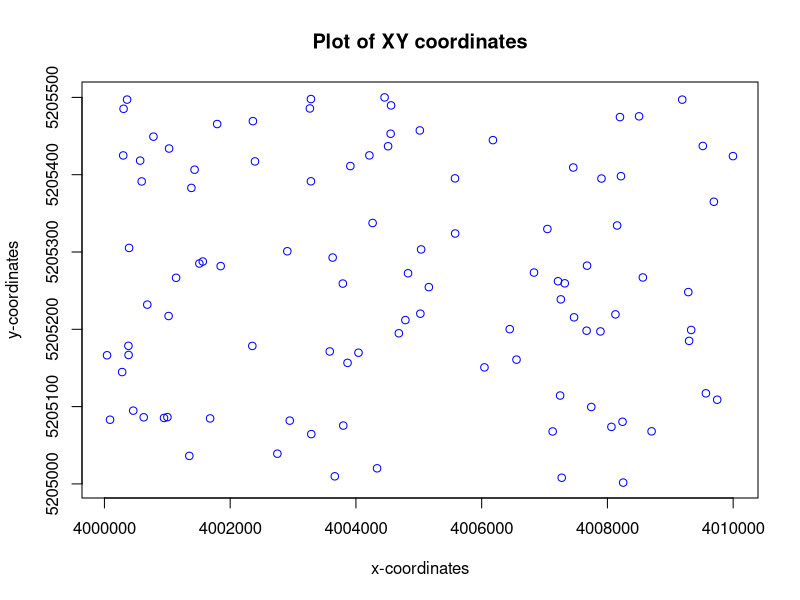
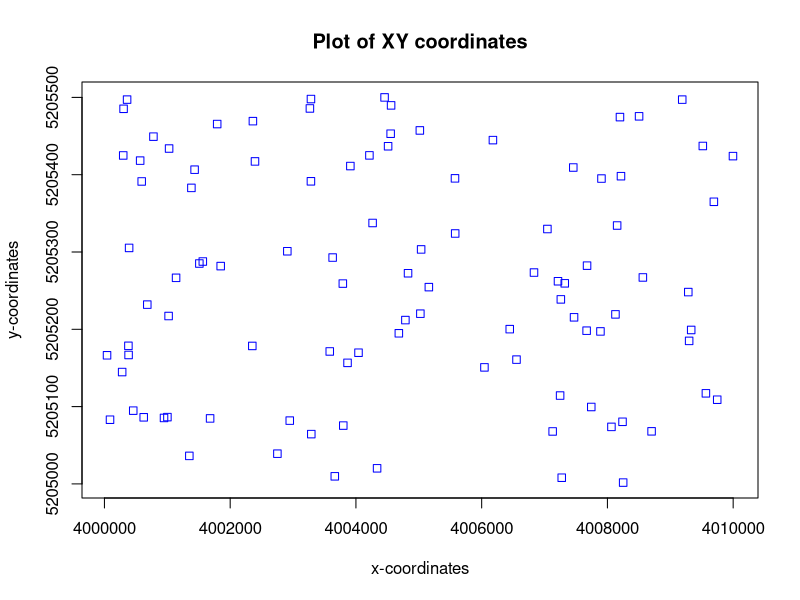
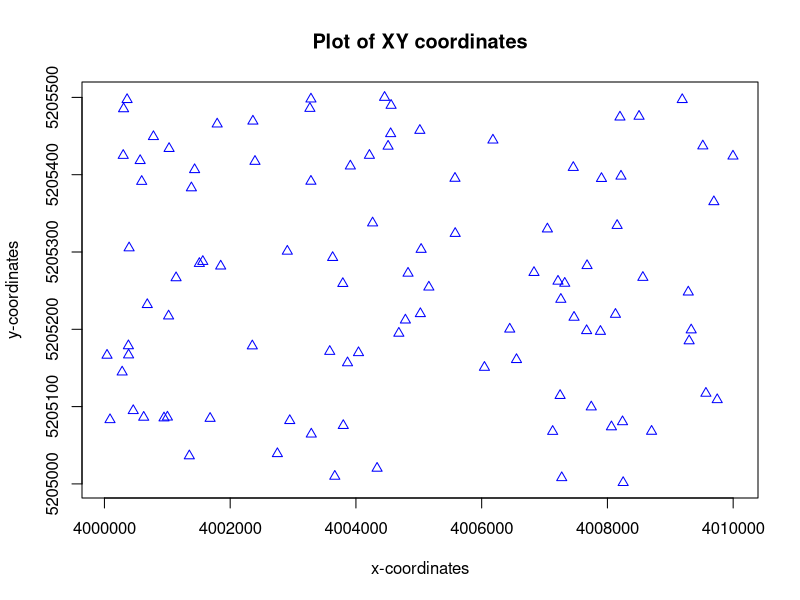
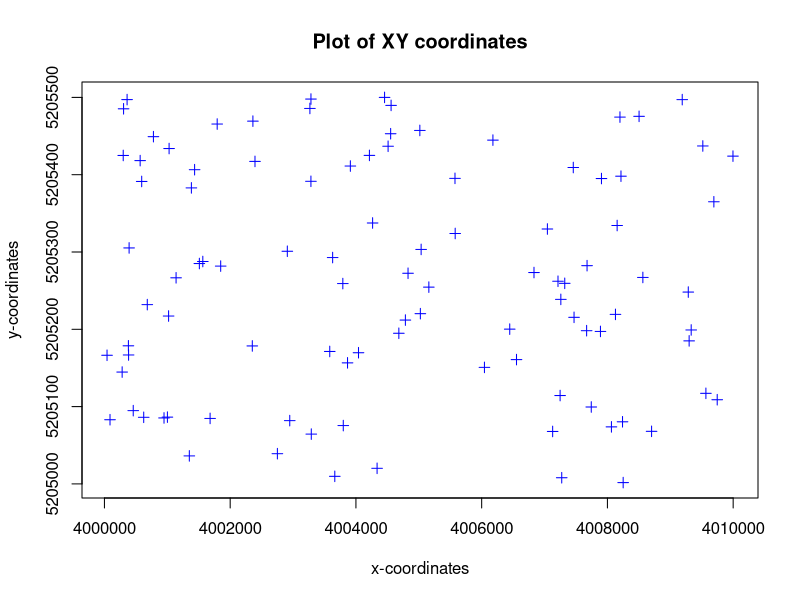
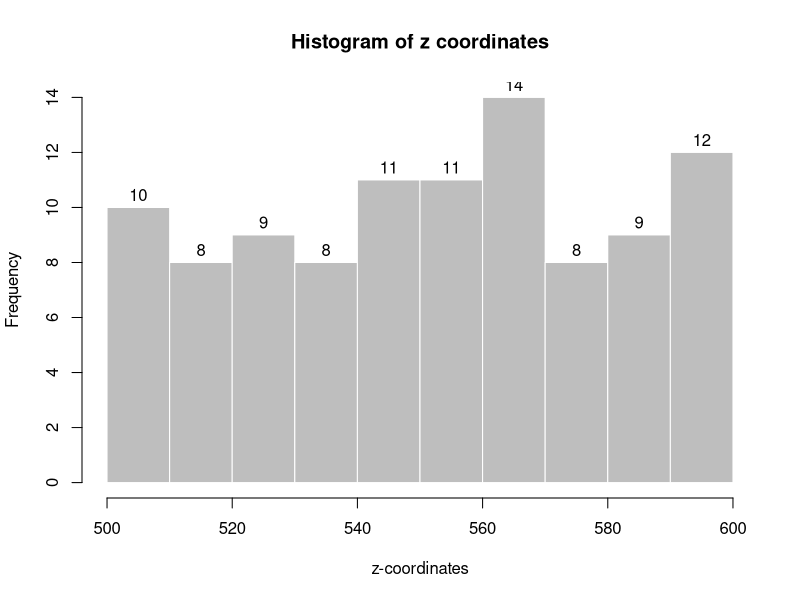
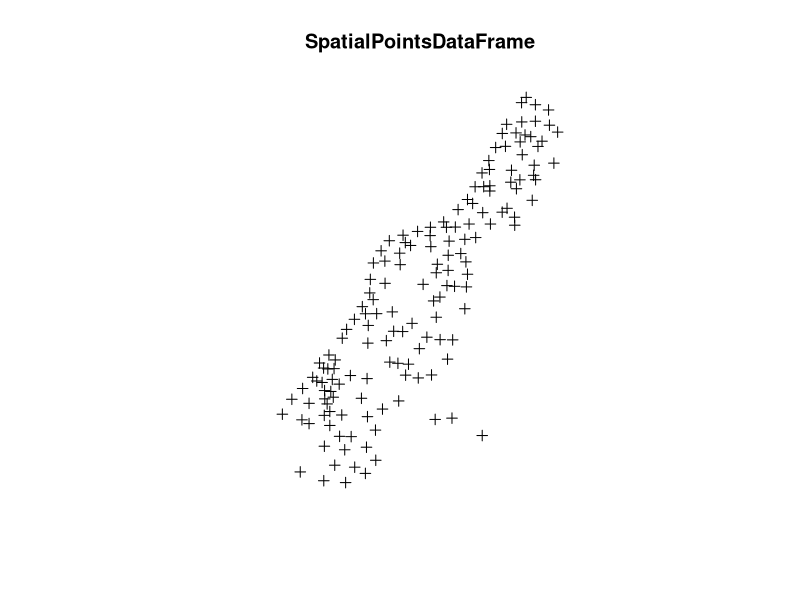

Here is the R script that generated these plots, in order:
# 1a)

library("sp") # activate spatial first
getClass("Spatial") # get "Spatial" classes

x <- runif(100, min = 4000000, max = 4010000) # integers

# x <- sample(4000000:4010000, 100) alternatively

y <- runif(100, min = 5205000,	max = 5205500) # integers

# y <- sample(5205000:5205500, 100) alternatively

z <- runif(100, min = 500,	max = 600) # float

# z <- rnorm(100, mean = 550, sd = 0.3) # alternatively

elevations <- data.frame(x,y,z) # DataFrame elevations

# 1b)

plot(elevations$x, elevations$y, pch=1, main = "Plot of XY coordinates", xlab = "x-coordinates", ylab = "y-coordinates", col = "blue", lwd = 1) # plots x and y of elevations as circles

plot(elevations$x, elevations$y, pch=0, main = "Plot of XY coordinates", xlab = "x-coordinates", ylab = "y-coordinates", col = "blue", lwd = 1) # plots x and y of elevations as squares

plot(elevations$x, elevations$y, pch=2, main = "Plot of XY coordinates", xlab = "x-coordinates", ylab = "y-coordinates", col = "blue", lwd = 1) # plots x and y of elevations as triangles

plot(elevations$x, elevations$y, pch=3, main = "Plot of XY coordinates", xlab = "x-coordinates", ylab = "y-coordinates", col = "blue", lwd = 1) # plots x and y of elevations as a crosses


# 1c)

hist(elevations$z, col = "gray", border = "white", main = "Histogram of z coordinates", xlab = "z-coordinates", labels = TRUE)

# 2)

data("meuse") # load the meuse data from "sp" package

# 2a)

meuse$zinc # get column zinc

mean(meuse$zinc) # get mean of zinc column

# 2b)

meuse[,5] # get the fifth column. [row,column]

median(meuse[,5]) # median of fifth column

# 2c)

meuse[30,] # get 30th row

c(meuse[30,]$x, meuse[30,]$y) # coordinates of 30th row

# 2d)

meuse[50,]$lead # lead value of the 50th row

# 3

class(meuse)
str(meuse)

# 3a)

summary(meuse) # main	statistical	parametersfor	every	column

# 3b)

length(meuse) # this means that there are 14 variables

# 3c)

length(meuse$zinc) # this means that there are 155 observations

# 3d)

class(meuse$cadmium) # class type of cadmium: numeric data of float type

# 3e)

class(meuse$soil) # class type of cadmium: factor data with three levels (1, 2 and 3)

# 3f)

names(meuse) # column	names	of the	meuse	dataset

# 4)

meuse.spdf <- meuse # conversion of meuse to SpatialPointsDataFrame

coordinates(meuse.spdf) <- c("x", "y") # x,y coordinates concatenation & becomes a class

proj4string(meuse.spdf) <- CRS("+init=epsg:28992")

meuse.spdf@proj4string # check

plot(meuse.spdf, main = "SpatialPointsDataFrame")

summary(meuse.spdf) # a statistical summary

bbox(meuse.spdf) # find bounding box coordinates

proj4string(meuse.spdf) # check projection system
